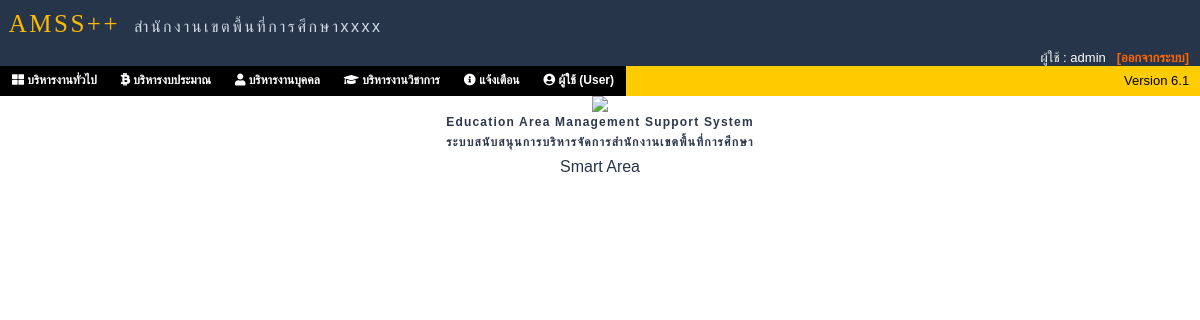
/amssplus/index.php (signed in), run on the app's committed database.
### tables this page shows
CREATE TABLE IF NOT EXISTS `system_menugroup` (
  `id` tinyint(4) NOT NULL AUTO_INCREMENT,
  `menugroup` tinyint(4) NOT NULL,
  `menugroup_desc` varchar(50) NOT NULL,
  `menugroup_order` int(11) NOT NULL,
  PRIMARY KEY (`id`),
  UNIQUE KEY `menugroup` (`menugroup`)
);

### amssplus/menu.php (the view, shortened to what this page needs)
<tr bgcolor="#FFCC00">
<td colspan="5">
<ul id="nav" class="dropdown dropdown-horizontal">
<?php
if(!($_SESSION['login_status']==5 or $_SESSION['login_status']==15)){
$sql_menugroup = "select  * from system_menugroup order by menugroup_order";
$dbquery_menugroup = mysqli_query($connect,$sql_menugroup);
While ($result_menugroup = mysqli_fetch_array($dbquery_menugroup)) {
		if($result_menugroup['menugroup']==1){
		$menu_pic="<span class='fa fa-th-large'></span>&nbsp;";
		}
		else if($result_menugroup['menugroup']==2){
		$menu_pic="<span class='fab fa-btc'></span>&nbsp;";
		}
		else if($result_menugroup['menugroup']==3){
		$menu_pic="<span class='fa fa-user'></span>&nbsp;";
		}
		else if($result_menugroup['menugroup']==4){
		$menu_pic="<span class='fa fa-graduation-cap'></span>&nbsp;";
		}
		else if($result_menugroup['menugroup']==5){
		$menu_pic="<span class='fa fa-info-circle'></span>&nbsp;";
		}
		else{
		$menu_pic="<span class='fa fa-th-large'></span>&nbsp;";
		}
		echo "<li>";
		echo "<a href='./' class='dir'>$menu_pic$result_menugroup[menugroup_desc]</a>";
		echo "</li>";
 }
}
?>
	<li><a href="./" class="dir"><span class='fa fa-user-circle'></span>&nbsp;ผู้ใช้ (User)</a>
	</li>
</ul>
</td>
<td align="right">Version <?php echo $_SESSION['system_version']; ?>&nbsp;&nbsp;&nbsp;</td>
</tr>

### amssplus/index.php (shortened to what this page needs)
<!DOCTYPE html PUBLIC "-//W3C//DTD XHTML 1.0 Transitional//EN" "http://www.w3.org/TR/xhtml1/DTD/xhtml1-transitional.dtd">
<html xmlns="http://www.w3.org/1999/xhtml">
<head>
<link href="css/dropdown/dropdown.css" media="all" rel="stylesheet" type="text/css" />
<link href="css/dropdown/themes/adobe.com/default.advanced.css" media="all" rel="stylesheet" type="text/css" />
<link rel="stylesheet" href="https://use.fontawesome.com/releases/v5.7.0/css/all.css">
<link rel="stylesheet" href="css/mm_training.css" type="text/css" />
</head>
<body>
<?php
if($_SESSION['user_os']=='mobile'){
		if(isset($_SESSION['smss_mode'])){
		require_once "index_desktop.php";
		}
		else{
		require_once "index_mobile.php";
		}
}
else{
require_once "index_desktop.php";
}
?>
<br />
</body>
</html>

### amssplus/index_desktop.php (shortened to what this page needs)
<table width="100%" border="0" cellspacing="0" cellpadding="0">
<?php
if(!(isset($_SESSION['smss_mode']))){
?>
	<tr bgcolor="#26354A">
	<td height="50" colspan="6" class="logo" nowrap="nowrap">&nbsp;AMSS++<span class="tagline">&nbsp; <?php echo $_SESSION['office_name']; ?> </span></td>
	</tr>
	<tr bgcolor="#26354A"><td colspan="6" align="right"><font color="#FFFFFF">
<?php
if(isset($_SESSION['login_user_id'])){
echo "ผู้ใช้ : $_SESSION[login_name]&nbsp;";
echo "<a href=logout.php>[ออกจากระบบ]</a>";
}
?>
 	&nbsp;&nbsp;</font></td></tr>
<?php
}
?>
<?php
	if($_GET['option']!=""){
	echo "<tr bgcolor='#FFCC00'>";
	echo "<td colspan='6'>";
	echo "<table width='100%' border='0' cellspacing='0' cellpadding='0'>";
			if(isset($_SESSION['smss_mode'])){
					echo "<tr bgcolor='#6699FF'>";
				echo "<td align='left' nowrap='nowrap' class='row2' height='18'>&nbsp;&nbsp;&nbsp;";
					if(isset($_SESSION['module_name_'.$_GET['option']])){
					echo $_SESSION['module_name_'.$_GET['option']];
					}
				echo "</td>";
				echo "</tr>";
			}
			else{
				echo "<tr bgcolor='#6699FF'>";
				echo "<td align='left' nowrap='nowrap' class='stylemenu' height='24'>&nbsp;&nbsp;&nbsp;";
					if(isset($_SESSION['module_name_'.$_GET['option']])){
					echo $_SESSION['module_name_'.$_GET['option']];
					}
				echo "</td><td align='right'>";
				echo "<span id='Aclock' ></span>";
				echo "&nbsp;&nbsp;&nbsp;";
			date_default_timezone_set('Asia/Bangkok');
						?> <script>
						function tick(){
							dt_now = new Date(<?php echo date("Y"); ?>,<?php echo date("m")-1; ?>,<?php echo date("d"); ?>);
							montharrayz = new Array("มกราคม","กุมภาพันธ์","มีนาคม","เมษายน","พฤษภาคม","มิถุนายน","กรกฎาคม","สิงหาคม","กันยายน","ตุลาคม","พฤศจิกายน","ธันวาคม");
							daysarrayz = new Array("อาทิตย์","จันทร์","อังคาร","พุธ","พฤหัสบดี","ศุกร์","เสาร์");
							dateString = "วัน"+daysarrayz[dt_now.getDay()]  + "ที่ ";
							dateString+= dt_now.getDate() + " ";
							dateString+= montharrayz[dt_now.getMonth() ]+ " ";
							dateString+= dt_now.getFullYear()+543 ;
							Aclock.style.color="FFFFFF";
							Aclock.style.fontFamily = "Tahoma";
							Aclock.style.fontSize  = "11px";
							Aclock.style.fontWeight  = "Bold";
							Aclock.innerHTML=dateString;
						}
						tick()
						</script>
						<?php
				echo "</td></tr>";
			}
	echo "</table>";
	echo "</td></tr>";
	}
	else{
	require_once("menu.php");
	}
	  ?>
	<tr>
	<td colspan="6">
		<?php require_once("".$MODPATHFILE."") ?>
	</td>
	</tr>
</table>

### amssplus/modules/defualt/index.php
<?php
if($_SESSION['user_os']=='desktop'){
echo "<div align='center'><img src='images/login/pic_school2.jpg' /></div>";
echo "<div align='center' class='subHeader'>Education Area Management Support System</div>";
echo "<div align='center' class='subHeader'>ระบบสนับสนุนการบริหารจัดการสำนักงานเขตพื้นที่การศึกษา</div>";
echo "<div align='center' class='tagline2'>Smart Area</div>";
}
?>

### amssplus/css/dropdown/dropdown.css (style rules this page uses)
ul.dropdown, ul.dropdown li, ul.dropdown ul { list-style: none; margin: 0; padding: 0; }
ul.dropdown { position: relative; z-index: 597; float: left; }
ul.dropdown li { float: left; line-height: 1.3em; vertical-align: middle; zoom: 1; }

### amssplus/css/dropdown/themes/adobe.com/default.advanced.css (style rules this page uses)
ul.dropdown li a { display: block; padding: 7px 12px; }
ul.dropdown li { padding: 0; }

### amssplus/css/mm_training.css (style rules this page uses)
body { margin:0px; }
td { font:13px Arial, Helvetica, sans-serif; color:#000000; }
a { color: #FF6600; font-weight:bold; text-decoration:none; }
.logo { font:25px Times New Roman, Times, serif; color: #FFBA00; letter-spacing:.1em; line-height:30px; }
.tagline { font: 16px Arial, Helvetica, sans-serif; color: #D3DCE6; line-height:30px; }
.tagline2 { font: 16px Arial, Helvetica, sans-serif; color: #26354A; line-height:30px; }
.subHeader { font:bold 12px Arial, Helvetica, sans-serif; color: #2D374D; font-weight:bold; line-height:20px; letter-spacing:.1em; }

### amssplus/css/dropdown/themes/adobe.com/default.css (style rules this page uses)
ul.dropdown { font: bold 12px Arial, Helvetica, sans-serif; }
ul.dropdown li { padding: 7px 12px; background-color: #000; color: #fff; }
ul.dropdown a:link, ul.dropdown a:visited { color: #fff; text-decoration: none; }
ul.dropdown *.dir { padding-right: 12px; background-image: none; background-position: 100% 50%; background-repeat: no-repeat; }

### data on the page
system_menugroup: menugroup 1 (drawn), menugroup_desc "บริหารงานทั่วไป"
system_menugroup: menugroup 2 (drawn), menugroup_desc "บริหารงบประมาณ"
system_menugroup: menugroup 3 (drawn), menugroup_desc "บริหารงานบุคคล"
system_menugroup: menugroup 4 (drawn), menugroup_desc "บริหารงานวิชาการ"
system_menugroup: menugroup 5 (drawn), menugroup_desc "แจ้งเตือน"

### other printed values
$_SESSION['office_name'] "สำนักงานเขตพื้นที่การศึกษาxxxx"
$_SESSION[login_name] "admin"
$_SESSION['system_version'] "6.1"
